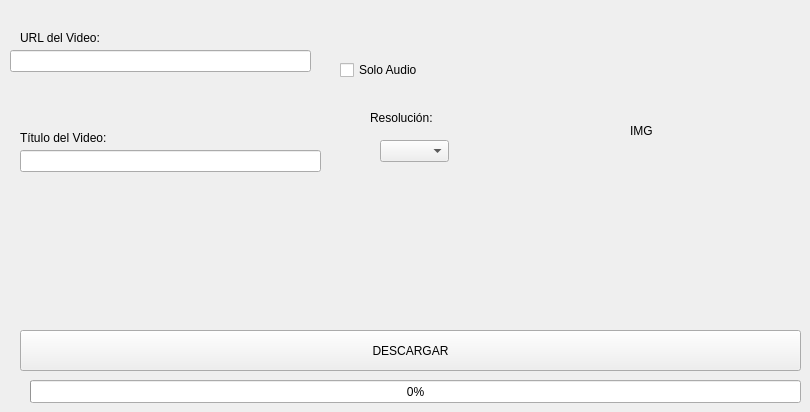
                   <widget class="QWidget" name="VidDown">
                    <attribute name="title">
                     <string>Descargar Internet</string>
                    </attribute>
                    <widget class="QPushButton" name="VidDown_Button">
                     <property name="geometry">
                      <rect>
                       <x>20</x>
                       <y>330</y>
                       <width>781</width>
                       <height>41</height>
                      </rect>
                     </property>
                     <property name="text">
                      <string>DESCARGAR</string>
                     </property>
                    </widget>
                    <widget class="QLabel" name="VidDown_Thumb">
                     <property name="geometry">
                      <rect>
                       <x>630</x>
                       <y>40</y>
                       <width>131</width>
                       <height>181</height>
                      </rect>
                     </property>
                     <property name="text">
                      <string>IMG</string>
                     </property>
                    </widget>
                    <widget class="QLabel" name="label_20">
                     <property name="geometry">
                      <rect>
                       <x>20</x>
                       <y>30</y>
                       <width>101</width>
                       <height>16</height>
                      </rect>
                     </property>
                     <property name="text">
                      <string>URL del Video:</string>
                     </property>
                    </widget>
                    <widget class="QLabel" name="label_21">
                     <property name="geometry">
                      <rect>
                       <x>20</x>
                       <y>130</y>
                       <width>121</width>
                       <height>16</height>
                      </rect>
                     </property>
                     <property name="text">
                      <string>Título del Video:</string>
                     </property>
                    </widget>
                    <widget class="QLabel" name="label_22">
                     <property name="geometry">
                      <rect>
                       <x>370</x>
                       <y>110</y>
                       <width>91</width>
                       <height>16</height>
                      </rect>
                     </property>
                     <property name="text">
                      <string>Resolución:</string>
                     </property>
                    </widget>
                    <widget class="QLineEdit" name="VidDown_In">
                     <property name="geometry">
                      <rect>
                       <x>10</x>
                       <y>50</y>
                       <width>301</width>
                       <height>22</height>
                      </rect>
                     </property>
                    </widget>
                    <widget class="QLineEdit" name="VidDown_Title">
                     <property name="geometry">
                      <rect>
                       <x>20</x>
                       <y>150</y>
                       <width>301</width>
                       <height>22</height>
                      </rect>
                     </property>
                    </widget>
                    <widget class="QComboBox" name="VidDown_res">
                     <property name="geometry">
                      <rect>
                       <x>380</x>
                       <y>140</y>
                       <width>69</width>
                       <height>22</height>
                      </rect>
                     </property>
                    </widget>
                    <widget class="QCheckBox" name="VidDown_OnlyAudio">
                     <property name="geometry">
                      <rect>
                       <x>340</x>
                       <y>60</y>
                       <width>161</width>
                       <height>20</height>
                      </rect>
                     </property>
                     <property name="text">
                      <string>Solo Audio</string>
                     </property>
                    </widget>
                    <widget class="QProgressBar" name="VidDown_progressBar">
                     <property name="geometry">
                      <rect>
                       <x>30</x>
                       <y>380</y>
                       <width>771</width>
                       <height>23</height>
                      </rect>
                     </property>
                     <property name="value">
                      <number>0</number>
                     </property>
                     <property name="invertedAppearance">
                      <bool>false</bool>
                     </property>
                     <property name="textDirection">
                      <enum>QProgressBar::Direction::TopToBottom</enum>
                     </property>
                    </widget>
                   </widget>
